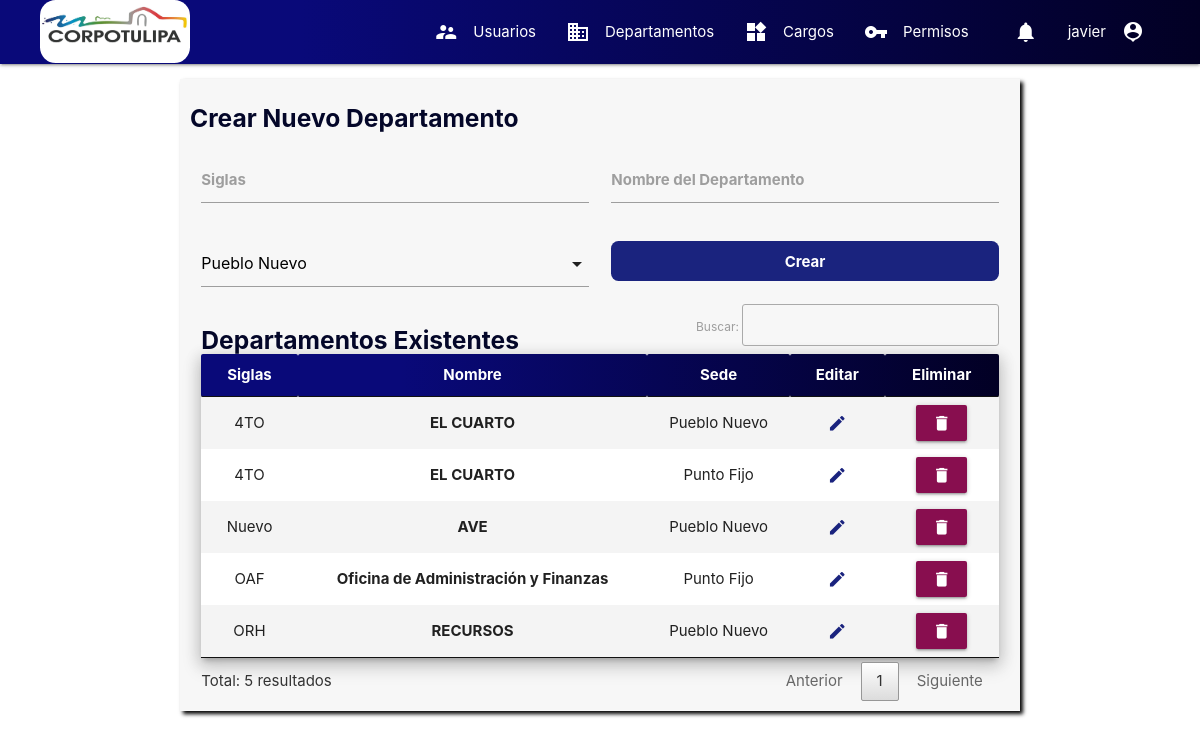
Before: /frontend/departamentos (signed in) with the older database file.
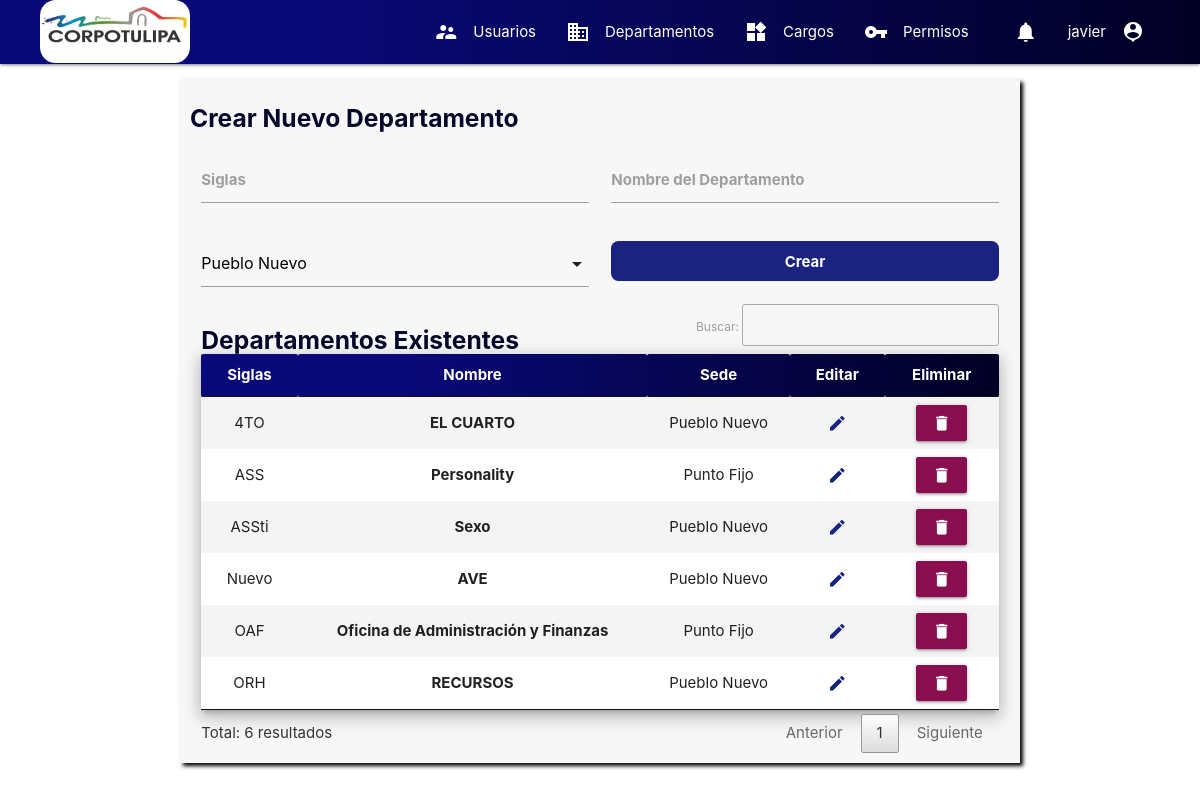
After: the same page with the newer database file.
### tables this page shows
CREATE TABLE `departamento` (
  `departamento_id` int(11) NOT NULL,
  `departamento` varchar(500) NOT NULL,
  `siglas` varchar(10) NOT NULL,
  `sede` varchar(200) NOT NULL
);

### controllers/controller.php (called while the page is built, shortened)
<?php
class ControllersSuperuser{
    public function departamentos($router){
        include('backend/bd.php');
        $sql="SELECT * FROM departamento ORDER BY siglas ASC";
        $proceso=$bd->query($sql);
        return include("frontend/superuser/crear_departamento.php");
    }
}

### frontend/superuser/crear_departamento.php (the view, shortened to what this page needs)
<?php
include("frontend/modularizacion/encabezado_html.php");
include("frontend/modularizacion/menu.php");
?>
<div class="container section">
    <div class="row cont-crear">
        <form id="form">
            <h5 class="title">Crear Nuevo Departamento</h5>
            <div class="input-field col s12 m6">
                <input type="text" name="siglas" id="siglas">
                <label for="siglas">Siglas</label>
            </div>
            <div class="input-field col s12 m6">
                <input type="text" name="nombre" id="nombre">
                <label for="nombre">Nombre del Departamento</label>
            </div>
            <div class="input-field col s12 m6">
            </div>
            <div class="input-field col s12 m6">
                <button type="submit" class="btn-entrar" id="btn-submit">Crear</button>
            </div>
        </form>
        <div class="col s12">
            <h5 class="title title-table">Departamentos Existentes</h5>
            <table id="tabla" class="striped responsive-table z-depth-3 centered">
                <thead class="table-head">
                    <th>Siglas</th>
                    <th>Nombre</th>
                    <th>Sede</th>
                    <th>Editar</th>
                    <th>Eliminar</th>
                </thead>
                <tbody>
                    <?php
                    while ($data = $proceso->fetch_assoc()) {
                    ?>
                        <tr>
                            <td><?php echo $data["siglas"] ?></td>
                            <td><b><?php echo $data["departamento"] ?></b></td>
                            <td><?php echo $data["sede"] ?></td>
                            <td><a href="editar_departamento/<?php echo $data["departamento_id"]; ?>"
                                class="btn btn-flat indigo-text text-darken-4" style="font-weight: bold;">
                                <i class="material-icons">edit</i></a></td>
                            <td><button type="button" class="btn pink darken-4 waves-effect waves-light"
                                onclick="eliminar(<?php echo $data['departamento_id'] ?>)">
                                <i class="material-icons">delete</i></button></td>
                        </tr>
                    <?php } ?>
                </tbody>
            </table>
        </div>
    </div>
</div>
<?php
include("frontend/modularizacion/cierre_html.php");
?>

Changed rows visible on the page:
removed departamento: siglas "4TO", departamento "EL CUARTO", sede "Punto Fijo"
added departamento: siglas "ASS", departamento "Personality", sede "Punto Fijo"
added departamento: siglas "ASSti", departamento "Sexo", sede "Pueblo Nuevo"
Other visible differences:
text written by a page script: "Buscar: Total: 5 resultados Anterior 1 Siguiente" → "Buscar: Total: 6 resultados Anterior 1 Siguiente"
